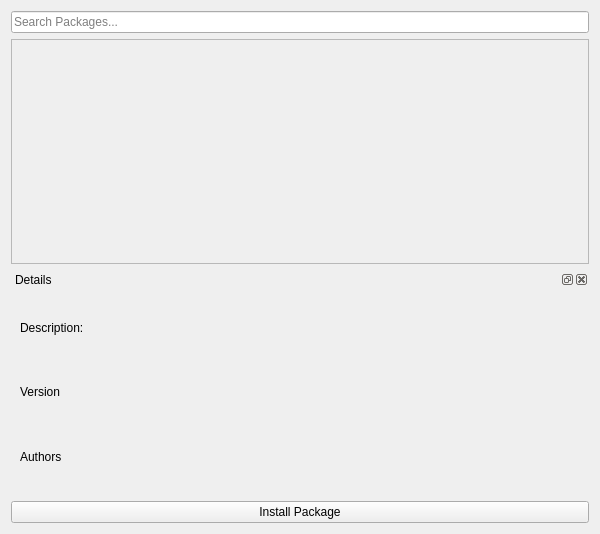
<?xml version="1.0" encoding="UTF-8"?>
<ui version="4.0">
 <class>OtusPackageManager</class>
 <widget class="QWidget" name="OtusPackageManager">
  <property name="geometry">
   <rect>
    <x>0</x>
    <y>0</y>
    <width>600</width>
    <height>534</height>
   </rect>
  </property>
  <property name="windowTitle">
   <string>Package Manager - Otus Browser</string>
  </property>
  <layout class="QGridLayout" name="gridLayout_2">
   <item row="2" column="0">
    <widget class="QDockWidget" name="dockWidget">
     <property name="allowedAreas">
      <set>Qt::DockWidgetArea::BottomDockWidgetArea|Qt::DockWidgetArea::LeftDockWidgetArea|Qt::DockWidgetArea::RightDockWidgetArea</set>
     </property>
     <property name="windowTitle">
      <string>Details</string>
     </property>
     <widget class="QWidget" name="dockWidgetContents">
      <layout class="QGridLayout" name="gridLayout">
       <item row="1" column="0">
        <widget class="QLabel" name="label_2">
         <property name="text">
          <string>Version</string>
         </property>
        </widget>
       </item>
       <item row="0" column="0">
        <widget class="QLabel" name="label">
         <property name="text">
          <string>Description: </string>
         </property>
        </widget>
       </item>
       <item row="2" column="0">
        <widget class="QLabel" name="label_3">
         <property name="text">
          <string>Authors</string>
         </property>
        </widget>
       </item>
      </layout>
     </widget>
    </widget>
   </item>
   <item row="3" column="0">
    <widget class="QPushButton" name="installPackageButton">
     <property name="text">
      <string>Install Package</string>
     </property>
    </widget>
   </item>
   <item row="1" column="0">
    <widget class="QScrollArea" name="scrollArea">
     <property name="widgetResizable">
      <bool>true</bool>
     </property>
     <widget class="QWidget" name="scrollAreaWidgetContents">
      <property name="geometry">
       <rect>
        <x>0</x>
        <y>0</y>
        <width>580</width>
        <height>221</height>
       </rect>
      </property>
      <layout class="QGridLayout" name="gridLayout_3"/>
     </widget>
    </widget>
   </item>
   <item row="0" column="0">
    <widget class="QLineEdit" name="searchBox">
     <property name="placeholderText">
      <string>Search Packages...</string>
     </property>
     <property name="clearButtonEnabled">
      <bool>true</bool>
     </property>
    </widget>
   </item>
  </layout>
 </widget>
 <resources/>
 <connections/>
</ui>
